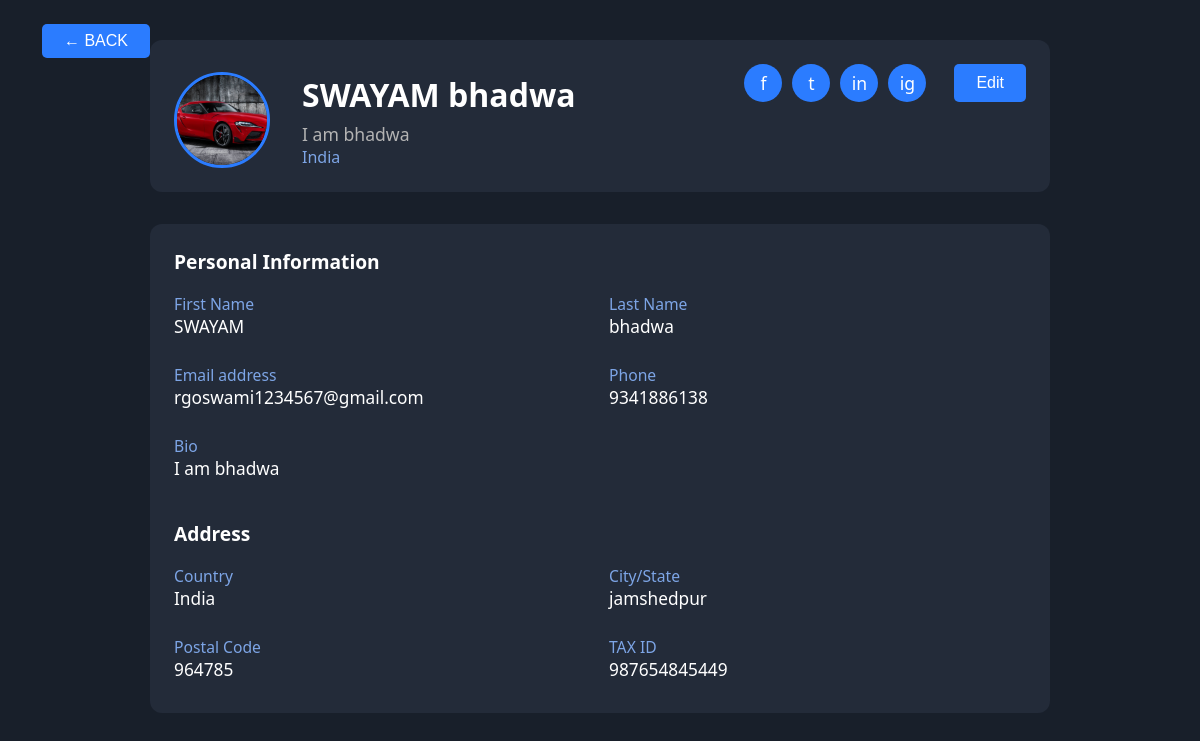
The app's page /profile/ (signed in), older data.
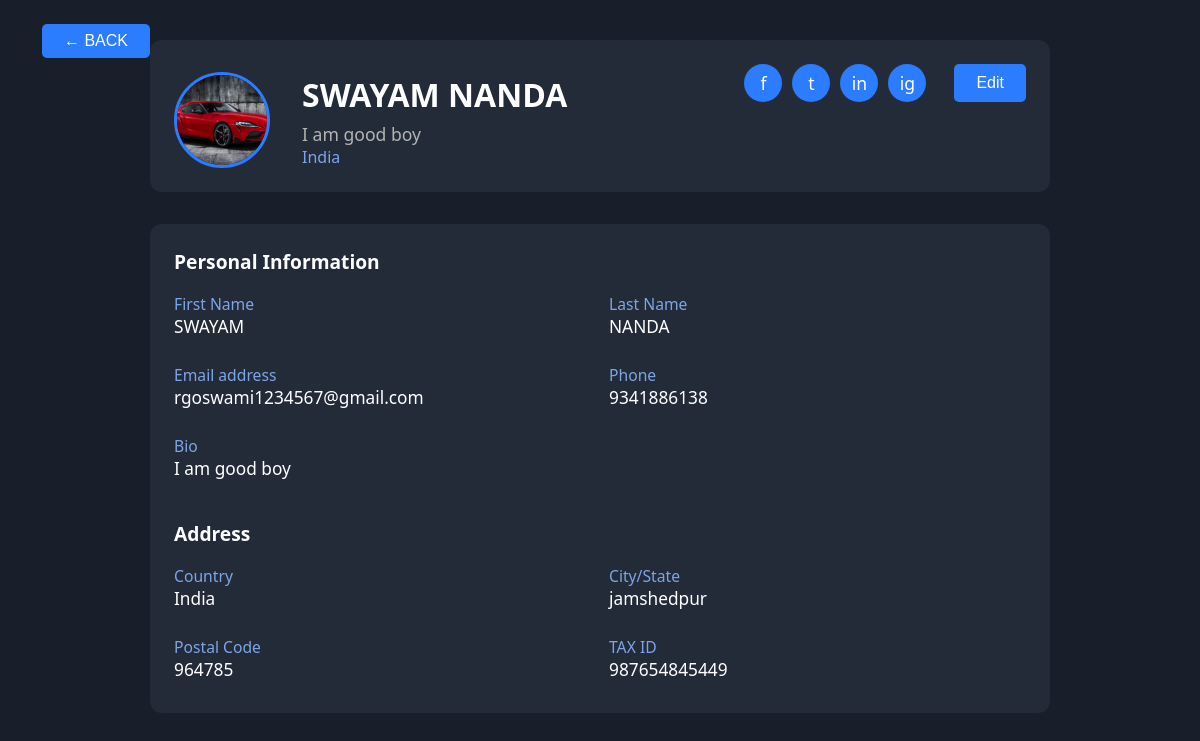
The same page, newer data.
### store/models.py (models this page shows, shortened)
class HR_HR(models.Model):
    username = models.CharField(max_length=100, unique=True)
    password = models.CharField(max_length=100)
    first_name = models.CharField(max_length=100, blank=True)
    last_name = models.CharField(max_length=100, blank=True)
    email = models.EmailField(blank=True)
    phone = models.CharField(max_length=20, blank=True, null=True)
    bio = models.TextField(blank=True, null=True)
    image = models.ImageField(upload_to='profile_pics/', blank=True, null=True)
    country = models.CharField(max_length=100, blank=True, null=True)
    city_state = models.CharField(max_length=100, blank=True, null=True)
    postal_code = models.CharField(max_length=20, blank=True, null=True)
    tax_id = models.CharField(max_length=50, blank=True, null=True)

### store/views.py (the view, shortened to what this page needs)
# urls.py: path('profile/', views.profile, name='profile'),
def profile(request):
    role = request.session.get('role')
    user_id = request.session.get('user_id')
    if role == 'hr':
        user = HR_HR.objects.get(id=user_id)
    elif role == 'employee':
        user = Logins_emp.objects.get(id=user_id)
    else:
        return redirect('login')
    return render(request, 'profile.html', {'user': user})

### templates/profile.html (shortened to what this page needs)
{% load static %}
<!DOCTYPE html>
<html lang="en">
<head>
</head>
<body>
  <div class="container">
    <button class="edit-btn" style="position: absolute; top: 24px; left: 24px; z-index: 10;"
      onclick="window.history.back()">
      &#8592; BACK
    </button>
    <div class="profile-header">
      <img class="avatar" id="profile-img"
        src="{% if user.image %}{{ user.image.url }}{% else %}{% static 'default-avatar.png' %}{% endif %}"
        alt="Profile Image">
      <div class="profile-info">
        <h2>{{ user.first_name }} {{ user.last_name }}</h2>
        <div class="bio">{{ user.bio|default:"Team Manager" }}</div>
        <div class="location">{{ user.country|default:"Location" }}</div>
      </div>
      <div class="social-icons">
        <a href="#" class="social-icon">f</a>
        <a href="#" class="social-icon">t</a>
        <a href="#" class="social-icon">in</a>
        <a href="#" class="social-icon">ig</a>
        <button class="edit-btn" onclick="toggleEdit()">Edit</button>
      </div>
    </div>
    <div class="section" id="profile-view">
      <div class="section-title">Personal Information</div>
      <div class="info-grid">
        <div>
          <div class="info-label">First Name</div>
          <div class="info-value">{{ user.first_name }}</div>
        </div>
        <div>
          <div class="info-label">Last Name</div>
          <div class="info-value">{{ user.last_name }}</div>
        </div>
        <div>
          <div class="info-label">Email address</div>
          <div class="info-value">{{ user.email }}</div>
        </div>
        <div>
          <div class="info-label">Phone</div>
          <div class="info-value">{{ user.phone|default:"Not provided" }}</div>
        </div>
        <div style="grid-column: 1 / span 2;">
          <div class="info-label">Bio</div>
          <div class="info-value">{{ user.bio|default:"Not provided" }}</div>
        </div>
      </div>
      <div class="section-title" style="margin-top:32px;">Address</div>
      <div class="info-grid">
        <div>
          <div class="info-label">Country</div>
          <div class="info-value">{{ user.country|default:"Not provided" }}</div>
        </div>
        <div>
          <div class="info-label">City/State</div>
          <div class="info-value">{{ user.city_state|default:"Not provided" }}</div>
        </div>
        <div>
          <div class="info-label">Postal Code</div>
          <div class="info-value">{{ user.postal_code|default:"Not provided" }}</div>
        </div>
        <div>
          <div class="info-label">TAX ID</div>
          <div class="info-value">{{ user.tax_id|default:"Not provided" }}</div>
        </div>
      </div>
    </div>
  </div>
</body>
</html>

### templates/profile.html (style rules this page uses)
body { background: #181f2a; color: #fff; font-family: 'Segoe UI', Arial, sans-serif; margin: 0; }
.container { max-width: 900px; margin: 40px auto; padding: 0 16px; }
.profile-header { display: flex; align-items: center; background: #232b39; border-radius: 12px; padding: 32px 24px 24px 24px; margin-bottom: 32px; position: relative; }
.avatar { width: 90px; height: 90px; border-radius: 50%; object-fit: cover; border: 3px solid #2b7cff; margin-right: 32px; background: #222; }
.profile-info { flex: 1; }
.profile-info h2 { margin: 0 0 6px 0; font-size: 2rem; font-weight: 600; }
.profile-info .bio { color: #b3b3b3; font-size: 1.1rem; }
.profile-info .location { color: #7da5e6; font-size: 1rem; }
.social-icons { position: absolute; right: 24px; top: 24px; display: flex; gap: 10px; }
.social-icon { width: 38px; height: 38px; border-radius: 50%; background: #2b7cff; color: #fff; display: flex; align-items: center; justify-content: center; font-size: 1.1rem; text-decoration: none; }
.edit-btn { background: #2b7cff; color: #fff; border: none; border-radius: 5px; padding: 8px 22px; font-size: 1rem; cursor: pointer; margin-left: 18px; }
.section { background: #232b39; border-radius: 12px; padding: 24px; margin-bottom: 24px; }
.section-title { font-size: 1.2rem; font-weight: 600; margin-bottom: 18px; display: flex; justify-content: space-between; align-items: center; }
.info-grid { display: grid; grid-template-columns: 1fr 1fr; gap: 18px; }
.info-label { color: #7da5e6; font-size: 0.98rem; }
.info-value { font-size: 1.08rem; margin-bottom: 8px; }

Row changes from the older to the newer data that the page shows:
changed HR_HR "SWAYAM": last_name "bhadwa" → "NANDA"; bio "I am bhadwa" → "I am good boy"
